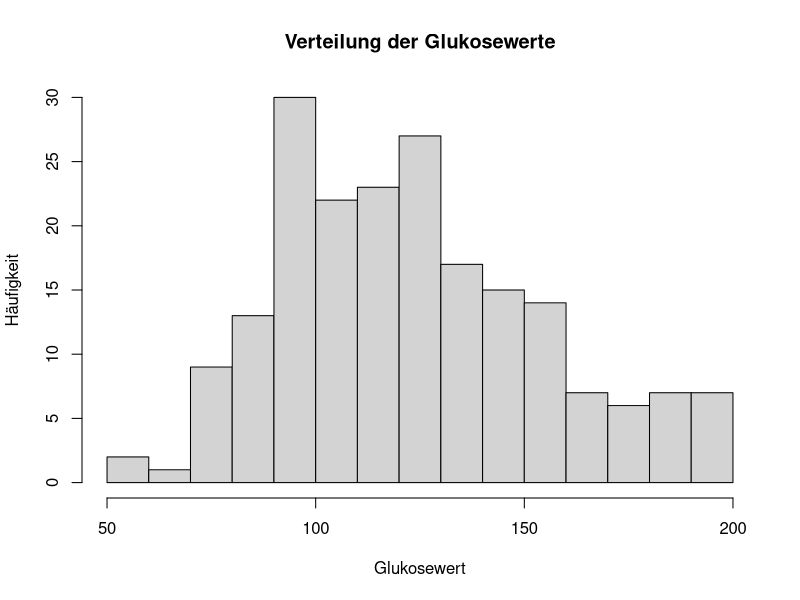
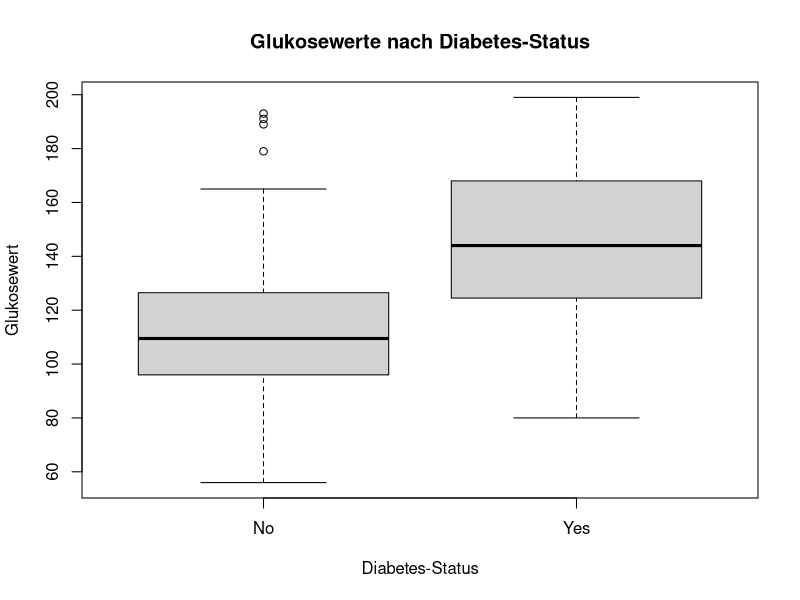
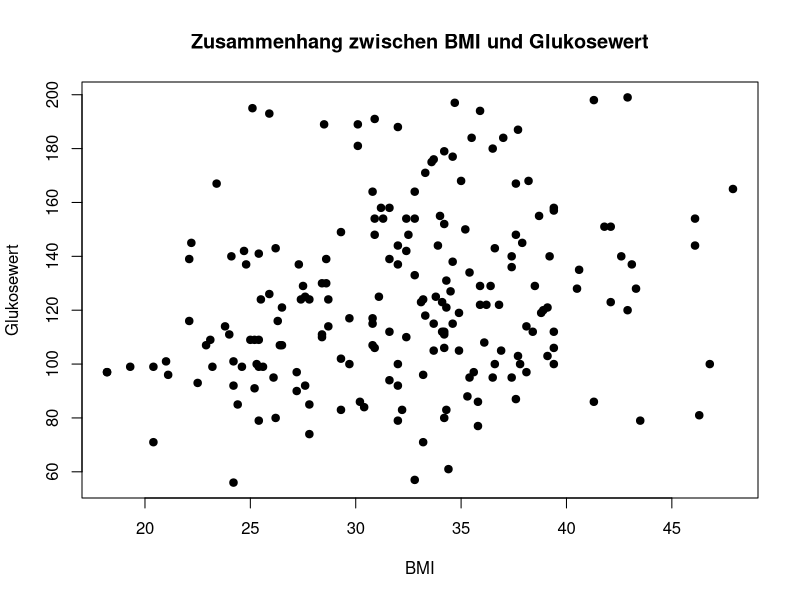
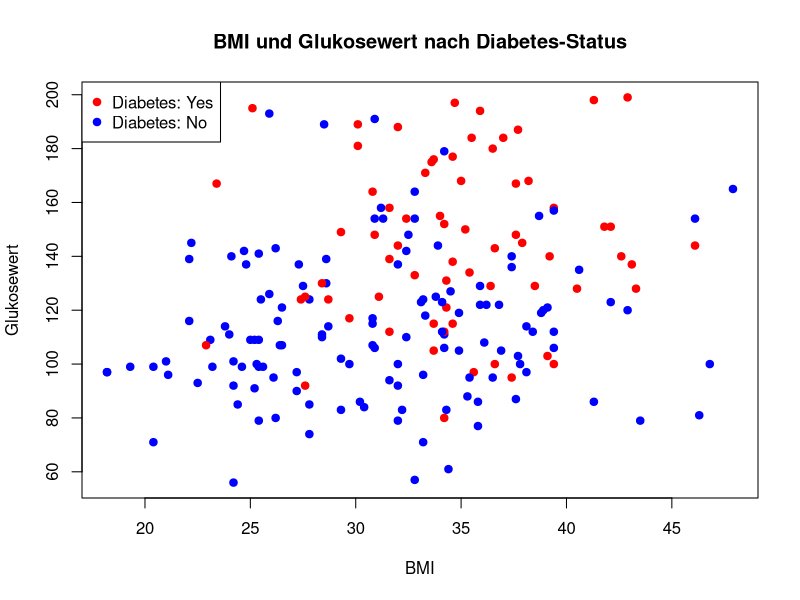
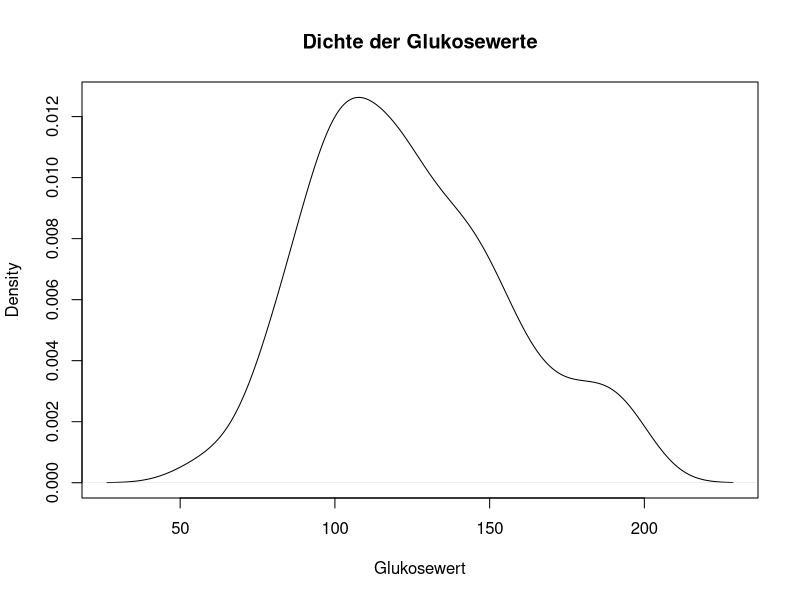
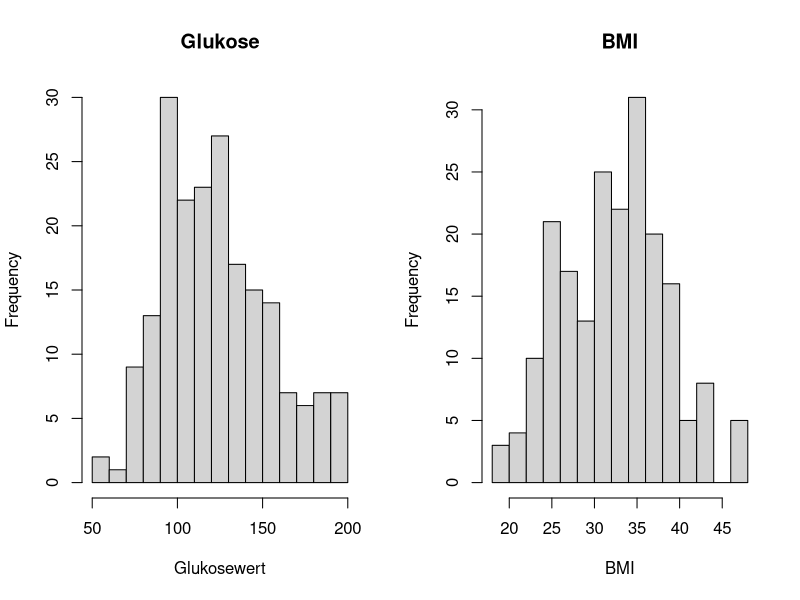
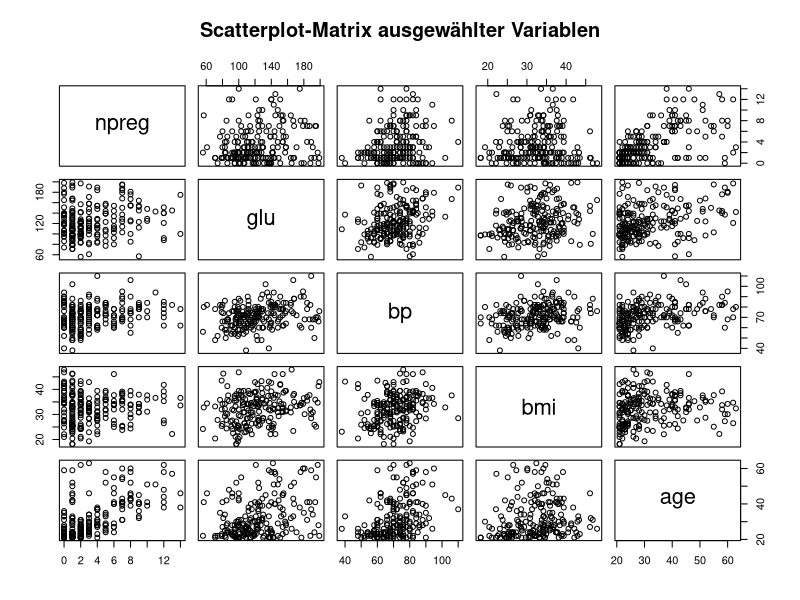
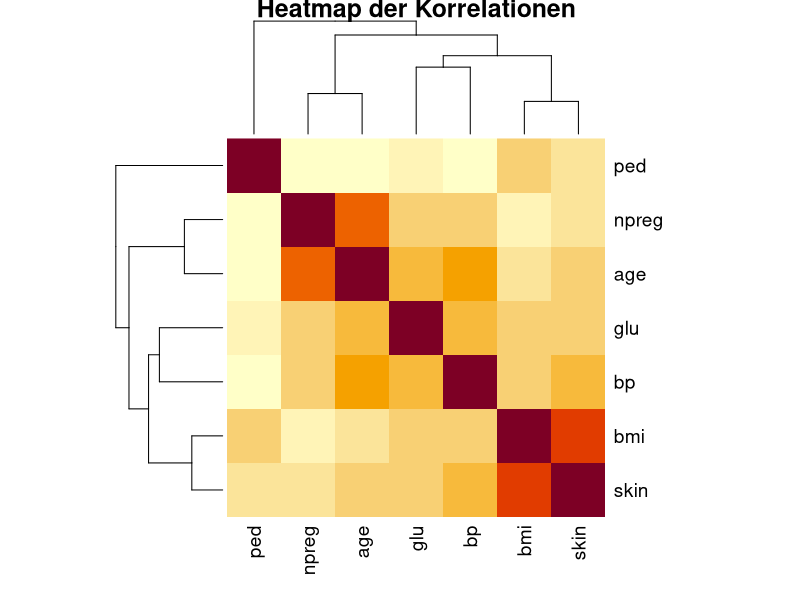

Generate these figures, in order, with R:
## ---- chunk 1
library(MASS)

data(Pima.tr)
head(Pima.tr)
## ---- chunk 2
str(Pima.tr)
## ---- chunk 3
hist(Pima.tr$glu,
     breaks = 20,
     main = "Verteilung der Glukosewerte",
     xlab = "Glukosewert",
     ylab = "Häufigkeit")
## ---- chunk 4
boxplot(glu ~ type,
        data = Pima.tr,
        main = "Glukosewerte nach Diabetes-Status",
        xlab = "Diabetes-Status",
        ylab = "Glukosewert")
## ---- chunk 5
plot(Pima.tr$bmi, Pima.tr$glu,
     main = "Zusammenhang zwischen BMI und Glukosewert",
     xlab = "BMI",
     ylab = "Glukosewert",
     pch = 19)
## ---- chunk 6
plot(Pima.tr$bmi, Pima.tr$glu,
     main = "BMI und Glukosewert nach Diabetes-Status",
     xlab = "BMI",
     ylab = "Glukosewert",
     pch = 19,
     col = ifelse(Pima.tr$type == "Yes", "red", "blue"))

legend("topleft",
       legend = c("Diabetes: Yes", "Diabetes: No"),
       col = c("red", "blue"),
       pch = 19)
## ---- chunk 7
plot(density(Pima.tr$glu),
     main = "Dichte der Glukosewerte",
     xlab = "Glukosewert")
## ---- chunk 8
par(mfrow = c(1, 2))

hist(Pima.tr$glu,
     breaks = 20,
     main = "Glukose",
     xlab = "Glukosewert")

hist(Pima.tr$bmi,
     breaks = 20,
     main = "BMI",
     xlab = "BMI")

par(mfrow = c(1, 1))
## ---- chunk 9
pairs(Pima.tr[, c("npreg", "glu", "bp", "bmi", "age")],
      main = "Scatterplot-Matrix ausgewählter Variablen")
## ---- chunk 10
korrelationen <- cor(Pima.tr[, c("npreg", "glu", "bp", "skin", "bmi", "ped", "age")])

korrelationen
## ---- chunk 11
korrelationen <- cor(Pima.tr[, c("npreg", "glu", "bp", "skin", "bmi", "ped", "age")])

heatmap(korrelationen,
        main = "Heatmap der Korrelationen",
        symm = TRUE)
## ---- chunk 12
heatmap(korrelationen,
        main = "Heatmap der Korrelationen ohne Umordnung",
        symm = TRUE,
        Rowv = NA,
        Colv = NA)
## ---- chunk 13
library(ggplot2)
## ---- chunk 14
ggplot(Pima.tr, aes(x = age, y = glu)) +
  geom_point()
## ---- chunk 15
ggplot(data = Pima.tr, aes(x = age, y = glu)) +
  geom_point()
## ---- chunk 16
ggplot(Pima.tr, aes(x = age, y = glu)) +
  geom_point()
## ---- chunk 17
ggplot(Pima.tr, aes(x = age, y = glu, color = type)) +
  geom_point(size = 3)
## ---- chunk 18
ggplot(Pima.tr, aes(x = age, y = glu, color = type)) +
  geom_point()
## ---- chunk 19
ggplot(Pima.tr, aes(x = age, y = glu)) +
  geom_point(color = "blue")
## ---- chunk 20
data(DNase)

head(DNase)
## ---- chunk 21
ggplot(DNase, aes(x = conc, y = density)) +
  geom_point()
## ---- chunk 22
ggplot(DNase, aes(x = conc, y = density)) +
  geom_point() +
  scale_x_log10()
## ---- chunk 23
ggplot(DNase, aes(x = conc, y = density, group = Run)) +
  geom_line() +
  geom_point()
## ---- chunk 24
ggplot(DNase, aes(x = density)) +
  geom_histogram(bins = 25)
## ---- chunk 25
ggplot(DNase, aes(x = density)) +
  geom_histogram(binwidth = 0.1)
## ---- chunk 26
ggplot(DNase, aes(x = density)) +
  geom_density()
## ---- chunk 27
ggplot(DNase, aes(x = density, color = Run)) +
  geom_density()
## ---- chunk 28
ggplot(DNase, aes(x = density, color = Run)) +
  geom_density(bw=0.06)
## ---- chunk 29
ggplot(DNase, aes(x = factor(Run, levels = 1:11), y = density)) +
  geom_boxplot() +
  labs(
    x = "Versuchslauf",
    y = "Dichte",
    title = "Dichtewerte nach Versuchslauf"
  )
## ---- chunk 30
ggplot(DNase, aes(x = factor(Run, levels = 1:11), y = density)) +
  geom_boxplot()
## ---- chunk 31
ggplot(DNase, aes(x = conc, y = density)) +
  geom_point() +
  geom_smooth()
## ---- chunk 32
ggplot(DNase, aes(x = conc, y = density)) +
  geom_point() +
  geom_smooth(method = "lm")
## ---- chunk 33
ggplot(DNase, aes(x = conc, y = density)) +
  geom_point() +
  scale_x_log10()
## ---- chunk 34
ggplot(DNase, aes(x = conc, y = density)) +
  geom_point() +
  geom_smooth(se = FALSE) +
  scale_x_log10()
## ---- chunk 35
ggplot(DNase, aes(x = conc, y = density)) +
  geom_point() +
  geom_smooth(se = TRUE) +
  scale_x_log10()
## ---- chunk 36
ggplot(DNase, aes(x = conc, y = density, color = Run)) +
  geom_point() +
  scale_x_log10()
## ---- chunk 37
ggplot(DNase, aes(x = conc, y = density, color = Run, group = Run)) +
  geom_line() +
  geom_point() +
  scale_x_log10()
## ---- chunk 38
groups <- data.frame(
  sampleGroup = c(
    "E3.25",
    "E3.25 (FGF4-KO)",
    "E3.5 (EPI)",
    "E3.5 (FGF4-KO)",
    "E3.5 (PE)",
    "E4.5 (EPI)",
    "E4.5 (FGF4-KO)",
    "E4.5 (PE)"
  ),
  n = c(36, 17, 11, 8, 11, 4, 10, 4),
  color = c(
    "#CAB2D6",
    "#FDBF6F",
    "#A6CEE3",
    "#FF7F00",
    "#B2DF8A",
    "#1F78B4",
    "#E31A1C",
    "#33A02C"
  )
)

groups
## ---- chunk 39
ggplot(groups, aes(x = sampleGroup, y = n)) +
  geom_col()
## ---- chunk 40
ggplot(groups, aes(x = sampleGroup, y = n)) +
  geom_bar(stat = "identity")
## ---- chunk 41
ggplot(groups, aes(x = sampleGroup, y = n)) +
  geom_col() +
  theme(axis.text.x = element_text(angle = 90, hjust = 1))
## ---- chunk 42
ggplot(groups, aes(x = n, y = sampleGroup)) +
  geom_col()
## ---- chunk 43
groupColor <- setNames(groups$color, groups$sampleGroup)

groupColor
## ---- chunk 44
ggplot(groups, aes(x = sampleGroup, y = n, fill = sampleGroup)) +
  geom_col() +
  scale_fill_manual(values = groupColor, name = "Gruppe") +
  theme(axis.text.x = element_text(angle = 90, hjust = 1))
## ---- chunk 45
ggplot(DNase, aes(x = conc, y = density)) +
  geom_point() +
  geom_line() +
  scale_x_log10() +
  facet_wrap(~ Run)
## ---- chunk 46
ggplot(DNase, aes(x = conc, y = density, color = Run, group = Run)) +
  geom_line() +
  geom_point() +
  scale_x_log10() +
  labs(
    title = "DNase-Assay: Zusammenhang zwischen Konzentration und optischer Dichte",
    subtitle = "Messungen aus mehreren Versuchsläufen",
    x = "Konzentration (log10-Skala)",
    y = "Optische Dichte",
    color = "Versuchslauf"
  )
## ---- chunk 47
ggplot(DNase, aes(x = conc, y = density)) +
  geom_point() +
  theme_minimal()
## ---- chunk 48
ggplot(DNase, aes(x = conc, y = density, color = Run, group = Run)) +
  geom_line() +
  geom_point() +
  scale_x_log10() +
  labs(
    title = "DNase-Assay",
    x = "Konzentration (log10-Skala)",
    y = "Optische Dichte",
    color = "Versuchslauf"
  ) +
  theme_minimal()
## ---- chunk 49
ggplot(Pima.tr, aes(x = bmi, y = glu)) +
  geom_point()
## ---- chunk 50
ggplot(Pima.tr, aes(x = bmi, y = glu)) +
  geom_point(alpha = 0.6)
## ---- chunk 51
ggplot(Pima.tr, aes(x = bmi, y = glu, color = type)) +
  geom_point(alpha = 0.7)
## ---- chunk 52
ggplot(Pima.tr, aes(x = bmi, y = glu, color = type)) +
  geom_point(alpha = 0.7, size = 2)
## ---- chunk 53
ggplot(Pima.tr, aes(x = bmi, y = glu, color = type)) +
  geom_point(alpha = 0.7, size = 2) +
  labs(
    title = "BMI und Glukosewert im Vergleich",
    subtitle = "Jeder Punkt steht für eine Person im Datensatz",
    x = "Body-Mass-Index (BMI)",
    y = "Glukosewert",
    color = "Diabetesstatus"
  )
## ---- chunk 54
ggplot(Pima.tr, aes(x = bmi, y = glu, color = type)) +
  geom_point(alpha = 0.7, size = 2) +
  labs(
    title = "BMI und Glukosewert im Vergleich",
    subtitle = "Jeder Punkt steht für eine Person im Datensatz",
    x = "Body-Mass-Index (BMI)",
    y = "Glukosewert",
    color = "Diabetesstatus"
  ) +
  theme_minimal()
## ---- chunk 55
ggplot(Pima.tr, aes(x = bmi, y = glu)) +
  geom_point(alpha = 0.7, size = 2) +
  facet_wrap(~ type) +
  labs(
    title = "BMI und Glukosewert nach Diabetesstatus",
    subtitle = "Jede Teilgrafik zeigt eine Gruppe",
    x = "Body-Mass-Index (BMI)",
    y = "Glukosewert"
  ) +
  theme_minimal()
## ---- chunk 56
ggplot(Pima.tr, aes(x = bmi, y = glu, color = type)) +
  geom_point(alpha = 0.7, size = 2) +
  scale_color_manual(
    values = c("No" = "steelblue", "Yes" = "firebrick"),
    labels = c("No" = "kein Diabetes", "Yes" = "Diabetes")
  ) +
  labs(
    title = "BMI und Glukosewert im Vergleich",
    subtitle = "Farblich unterschieden nach Diabetesstatus",
    x = "Body-Mass-Index (BMI)",
    y = "Glukosewert",
    color = "Diabetesstatus"
  ) +
  theme_minimal()
## ---- chunk 57
ggplot(Pima.tr, aes(x = bmi, y = glu, color = type)) +
  geom_point(alpha = 0.75, size = 2) +
  scale_color_manual(
    values = c("No" = "steelblue", "Yes" = "firebrick"),
    labels = c("No" = "kein Diabetes", "Yes" = "Diabetes")
  ) +
  labs(
    title = "BMI und Glukosewert im Vergleich",
    subtitle = "Personen mit Diabetes weisen tendenziell höhere Glukosewerte auf",
    x = "Body-Mass-Index (BMI)",
    y = "Glukosewert",
    color = "Diabetesstatus"
  ) +
  theme_minimal()
## ---- chunk 58
library(igraph)

verbindungen <- data.frame(
  von = c("Anna", "Anna", "Ben", "Ben", "Clara", "David", "Eva", "Eva", "Fatima"),
  zu  = c("Ben", "Clara", "Clara", "David", "Eva", "Eva", "Fatima", "Gustav", "Gustav")
)

verbindungen
## ---- chunk 59
netzwerk <- graph_from_data_frame(verbindungen, directed = FALSE)

netzwerk
## ---- chunk 60
plot(netzwerk)
## ---- chunk 61
plot(
  netzwerk,
  vertex.size = 30,
  vertex.color = "lightblue",
  vertex.label.color = "black",
  vertex.label.cex = 0.9,
  edge.color = "gray60",
  main = "Ein kleines soziales Netzwerk"
)
## ---- chunk 62
grad <- degree(netzwerk)

grad
## ---- chunk 63
plot(
  netzwerk,
  vertex.size = grad * 8,
  vertex.color = "lightblue",
  vertex.label.color = "black",
  vertex.label.cex = 0.9,
  edge.color = "gray60",
  main = "Knotengröße nach Anzahl der Verbindungen"
)
## ---- chunk 64
plot(
  netzwerk,
  layout = layout_with_fr(netzwerk),
  vertex.size = grad * 8,
  vertex.color = "lightblue",
  vertex.label.color = "black",
  vertex.label.cex = 0.9,
  edge.color = "gray60",
  main = "Netzwerk mit Force-Directed Layout"
)
## ---- chunk 65
library(ggraph)

ggraph(netzwerk, layout = "fr") +
  geom_edge_link(color = "gray70") +
  geom_node_point(size = 6, color = "lightblue") +
  geom_node_text(aes(label = name), repel = TRUE) +
  labs(
    title = "Ein kleines soziales Netzwerk",
    subtitle = "Knoten stehen für Personen, Kanten für Verbindungen"
  ) +
  theme_void()
## ---- chunk 66
V(netzwerk)$grad <- degree(netzwerk)

ggraph(netzwerk, layout = "fr") +
  geom_edge_link(color = "gray75") +
  geom_node_point(aes(size = grad, color = grad)) +
  geom_node_text(aes(label = name), repel = TRUE) +
  scale_size_continuous(range = c(4, 10)) +
  labs(
    title = "Zentrale Knoten im Netzwerk",
    subtitle = "Größere und dunklere Knoten haben mehr Verbindungen",
    size = "Anzahl Verbindungen",
    color = "Anzahl Verbindungen"
  ) +
  theme_void()
## ---- chunk 67
links <- data.frame(
  von = c("Startseite", "Startseite", "Kurs", "Kurs", "Material", "Übung"),
  zu  = c("Kurs", "Material", "Übung", "Prüfung", "Übung", "Prüfung")
)

webnetz <- graph_from_data_frame(links, directed = TRUE)

plot(
  webnetz,
  vertex.size = 35,
  vertex.color = "lightyellow",
  vertex.label.color = "black",
  edge.arrow.size = 0.5,
  edge.color = "gray50",
  main = "Beispiel für ein gerichtetes Netzwerk"
)
